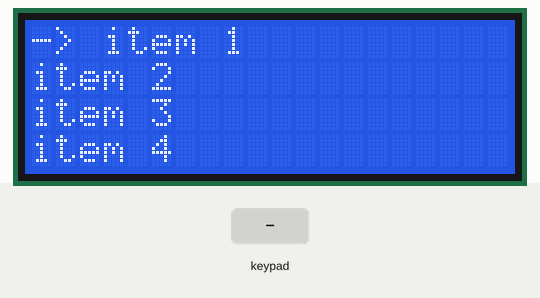
Recording of a sketch running on a simulated Arduino Uno, built with avr-gcc and run on an emulated ATmega328P. Parts: 20×4 character LCD. The test bench sets the inputs (shaded band).

Above: at 1.2 s.
1.3 s: key '2' pressed
At 1.6 s:
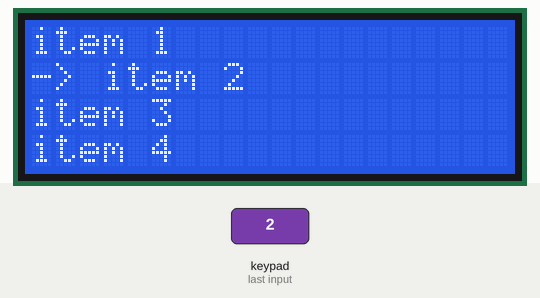
2.8 s: keypad keys 8 / 2 = pressed 0.4 s apart
At 4.5 s:
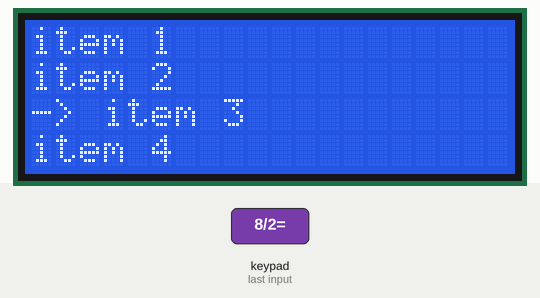
5.9 s: key '2' pressed
At 7.1 s:
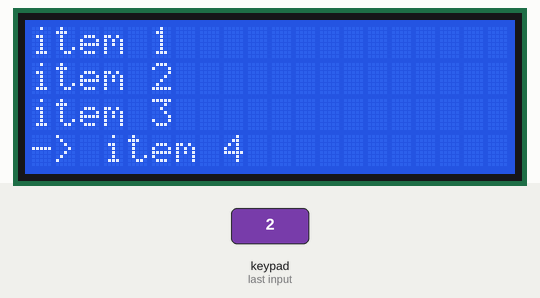
7.4 s: key '1' pressed
At 8.7 s:
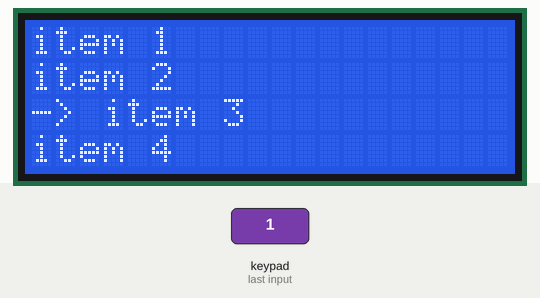
Timing chart, 0 to 9.9 s (numbered marks = the images above; inputs shaded):
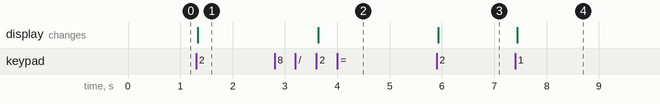

Measured:
- after the input at 1.3 s, the display: changes at once (image 1)
- after the input at 2.8 s, the display: changes after 0.84 s (image 2)
- after the input at 5.9 s, the display: changes at once (image 3)
- after the input at 7.4 s, the display: changes at once (image 4)

The sketch:

LCD_perfect_scroll_with_keypad.ino
```cpp
#include <Wire.h>
#include <LiquidCrystal_I2C.h>
#include <Keypad.h>

LiquidCrystal_I2C lcd(0x27, 20, 4); // set the LCD address to 0x27 for a 20x4 display

const byte ROWS = 4; // four rows
const byte COLS = 4; // four columns
char keys[ROWS][COLS] = {
  { '1', '2', '3', '+' },
  { '4', '5', '6', '-' },
  { '7', '8', '9', 'C' },
  { '*', '0', '=', '/' }
};
byte rowPins[ROWS] = { 10, 9, 8, 7 }; // connect to the row pinouts of the keypad
byte colPins[COLS] = { 6, 5, 4, 3 }; // connect to the column pinouts of the keypad

Keypad keypad = Keypad(makeKeymap(keys), rowPins, colPins, ROWS, COLS);

// list of strings to display on the LCD
String list[] = {"item 1", "item 2", "item 3", "item 4", "item 5", "item 6", "item 7", "item 8", "item 9", "item 10"};
int listSize = sizeof(list) / sizeof(list[0]); // number of items in the list
int firstVisibleIndex = 0; // keep track of the first item visible on the LCD
int selectedIndex = 0; // keep track of the selected item

void setup() {
  lcd.init(); // initialize the LCD
  lcd.backlight();
  displayList();
}

void loop() {
  char key = keypad.getKey();

  if (key == '1') { // scroll up
    if (selectedIndex > 0) selectedIndex--;
    if (selectedIndex < firstVisibleIndex) firstVisibleIndex--;
    displayList();
  }

  if (key == '2') { // scroll down
    if (selectedIndex < listSize - 1) selectedIndex++;
    if (selectedIndex >= firstVisibleIndex + 4) firstVisibleIndex++;
    displayList();
  }

  if (key == 'C') { // select item
    // do something with the selected item
    Serial.println("Selected item: " + list[selectedIndex]);
  }
}

// function to display the current items in the list
void displayList() {
  lcd.clear();
  for (int i = 0; i < 4; i++) {
    lcd.setCursor(0, i);
    if (firstVisibleIndex + i < listSize) {
      if (firstVisibleIndex + i == selectedIndex) {
        lcd.print("-> ");
      }
      lcd.print(list[firstVisibleIndex + i]);
    }
  }
}
```
